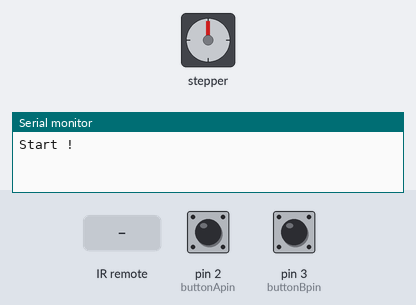
The sketch below on a simulated Arduino Uno, built with avr-gcc and run on an emulated ATmega328P. Shown: stepper motor, the last lines printed to the serial monitor. The test bench sets the inputs (shaded band); at power-on: pin 2 (buttonApin) HIGH, pin 3 (buttonBpin) HIGH. Stepper angles assume 2048 steps per turn.

Above: at 1.2 s.
1.3 s: infrared code 0xFFA857 received
At 2.08 s:
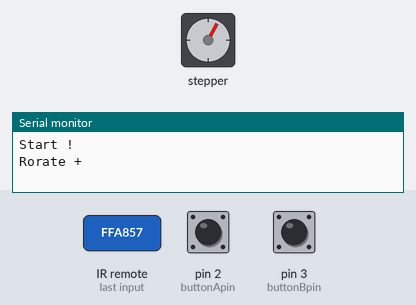
4.3 s: pin 2 (buttonApin) pulled LOW for 0.15 s
At 5.5 s:
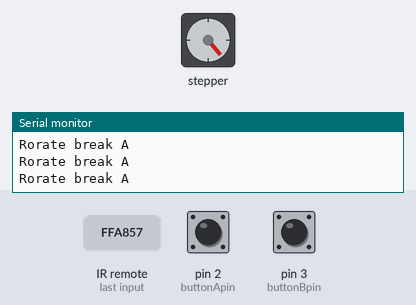
5.9 s: infrared code 0xFF629D received
At 6.68 s:
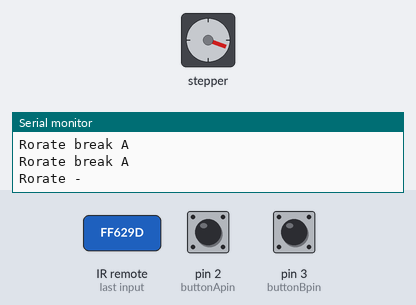
8.9 s: pin 3 (buttonBpin) pulled LOW for 0.15 s
At 9.2 s:
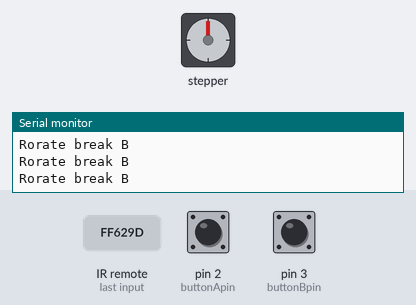
12.0 s: infrared code 0xFFA857 received
At 12.49 s:
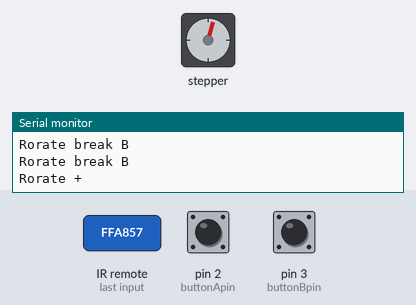
Timing chart, 0 to 17.8 s (numbered marks = the images above; inputs shaded):
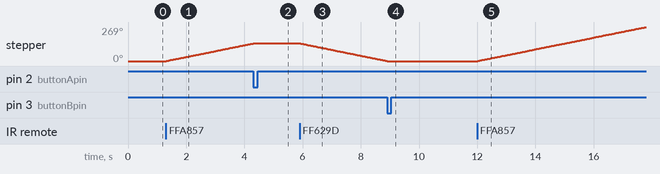

The sketch:

traveling.ino
```cpp
/*----- Libraries -----*/
#include "Stepper.h"
#include "IRremote.h"

/*----- Variables, Pins -----*/
#define STEPS  32   // Number of steps per revolution of Internal shaft
int  Steps2Take = 0;  // 2048 = 1 Revolution
int receiver = 12; // Signal Pin of IR receiver to Arduino Digital Pin 6
int buttonApin = 2;
int buttonBpin = 3;

/*-----( Declare objects )-----*/
// Setup of proper sequencing for Motor Driver Pins
// In1, In2, In3, In4 in the sequence 1-3-2-4

Stepper small_stepper(STEPS, 8, 10, 9, 11);
IRrecv irrecv(receiver);    // create instance of 'irrecv'
decode_results results;     // create instance of 'decode_results'

void setup()
{
  Serial.begin(9600);
  irrecv.enableIRIn(); // Start the receiver

  pinMode(buttonApin, INPUT_PULLUP);
  pinMode(buttonBpin, INPUT_PULLUP);

  Serial.println("Start !");
}

void rotate(int value){
  if (value != 0){
    //Serial.print("value: ");
    //Serial.println(value);

    small_stepper.setSpeed(500); //Max seems to be 500
    small_stepper.step(value);

    digitalWrite(8, LOW);
    digitalWrite(9, LOW);
    digitalWrite(10, LOW);
    digitalWrite(11, LOW);
  }
}

void loop()
{
  // have we received an IR signal?
  if (irrecv.decode(&results))
  {
    //Serial.print("IR signal: ");
    //Serial.println(results.value);

      switch(results.value)
      {
        case 0xFFA857: // VOL- button pressed
          Serial.println("Rorate +");
          Steps2Take  =  32;  // Rotate CW
          break;
        case 0xFF629D: // VOL+ button pressed
          Serial.println("Rorate -");
          Steps2Take  =  -32;  // Rotate CCW
          break;
        case 16712445:
          Serial.println("Rorate stop");
          Steps2Take = 0;
          break;
      }
      irrecv.resume(); // receive the next value
  }

  if (digitalRead(buttonApin) == LOW)
  {
    Serial.println("Rorate break A");
    Steps2Take = 0;
  }

  if (digitalRead(buttonBpin) == LOW)
  {
    Serial.println("Rorate break B");
    Steps2Take = 0;
  }

  //Serial.print("Steps2Take: ");
  //Serial.println(Steps2Take);
  rotate(Steps2Take);

}/* --end main loop -- */
```

Measured:
- after the input at 1.3 s, stepper: keeps turning clockwise at about 47°/s, starting at once
- after the input at 4.3 s, stepper: goes on until 4.3 s, then stays 140°
- after the input at 5.9 s, stepper: keeps turning counter-clockwise at about 47°/s, starting at once
- after the input at 8.9 s, stepper: goes on until 8.9 s, then stays 0°
- after the input at 12.0 s, stepper: keeps turning clockwise at about 47°/s, starting at once
